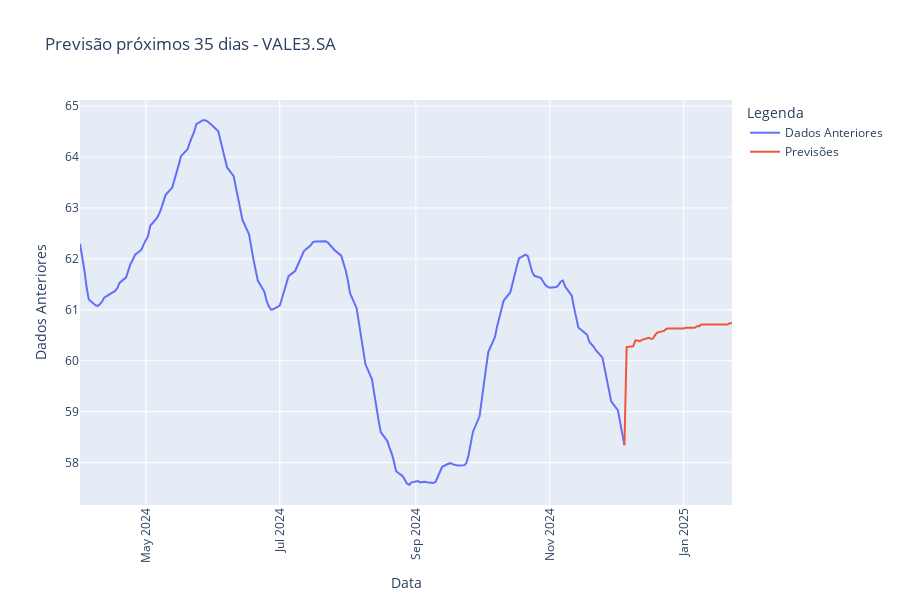

Write notebook code for a chart like this one.
### Code cell
fig = go.Figure()

# Linha do dataset original 'dados'
fig.add_trace(go.Scatter(x=dados.index[-(days_to_predict*5):], 
                         y=dados[target][-(days_to_predict*5):], 
                         mode='lines', 
                         name='Dados Anteriores'))

# Linha dos dados previstos 'dados_forward'
fig.add_trace(go.Scatter(x=dados_forward.index[-(days_to_predict+1):], 
                         y=dados_forward[target][-(days_to_predict+1):], 
                         mode='lines', 
                         name='Previsões'))

# Ajuste dos rótulos do eixo x e rotação
fig.update_layout(
    xaxis=dict(tickangle=-90),  # Rotação vertical dos rótulos
    title="Previsão próximos 35 dias - " + EMPRESA,
    xaxis_title="Data",
    yaxis_title="Dados Anteriores",
    legend_title="Legenda",
    height=600,
    width=900
)

# Exibindo o gráfico
fig.show()

### Figure 1 — Plotly figure (JSON) as saved in the notebook; plotly's stock layout.template omitted (floating-point values rounded to 4 significant figures; data arrays with more than 128 entries replaced by an {"elided": "..."} marker saying what was removed)
{"data": [{"mode": "lines", "name": "Dados Anteriores", "type": "scatter", "x": {"elided": "175 str values"}, "y": {"elided": "175 float values"}}, {"mode": "lines", "name": "Previsões", "type": "scatter", "x": ["2024-12-05T00:00:00", "2024-12-06T00:00:00", "2024-12-09T00:00:00", "2024-12-10T00:00:00", "2024-12-11T00:00:00", "2024-12-12T00:00:00", "2024-12-13T00:00:00", "2024-12-16T00:00:00", "2024-12-17T00:00:00", "2024-12-18T00:00:00", "2024-12-19T00:00:00", "2024-12-20T00:00:00", "2024-12-23T00:00:00", "2024-12-24T00:00:00", "2024-12-25T00:00:00", "2024-12-26T00:00:00", "2024-12-27T00:00:00", "2024-12-30T00:00:00", "2024-12-31T00:00:00", "2025-01-01T00:00:00", "2025-01-02T00:00:00", "2025-01-03T00:00:00", "2025-01-06T00:00:00", "2025-01-07T00:00:00", "2025-01-08T00:00:00", "2025-01-09T00:00:00", "2025-01-10T00:00:00", "2025-01-13T00:00:00", "2025-01-14T00:00:00", "2025-01-15T00:00:00", "2025-01-16T00:00:00", "2025-01-17T00:00:00", "2025-01-20T00:00:00", "2025-01-21T00:00:00", "2025-01-22T00:00:00", "2025-01-23T00:00:00"], "y": [58.34, 60.27, 60.28, 60.4, 60.4, 60.38, 60.41, 60.45, 60.43, 60.43, 60.51, 60.55, 60.59, 60.63, 60.63, 60.63, 60.63, 60.63, 60.63, 60.63, 60.65, 60.65, 60.65, 60.68, 60.68, 60.71, 60.71, 60.71, 60.71, 60.71, 60.71, 60.71, 60.71, 60.71, 60.74, 60.74]}], "layout": {"height": 600, "legend": {"title": {"text": "Legenda"}}, "title": {"text": "Previsão próximos 35 dias - VALE3.SA"}, "width": 900, "xaxis": {"tickangle": -90, "title": {"text": "Data"}}, "yaxis": {"title": {"text": "Dados Anteriores"}}}}
